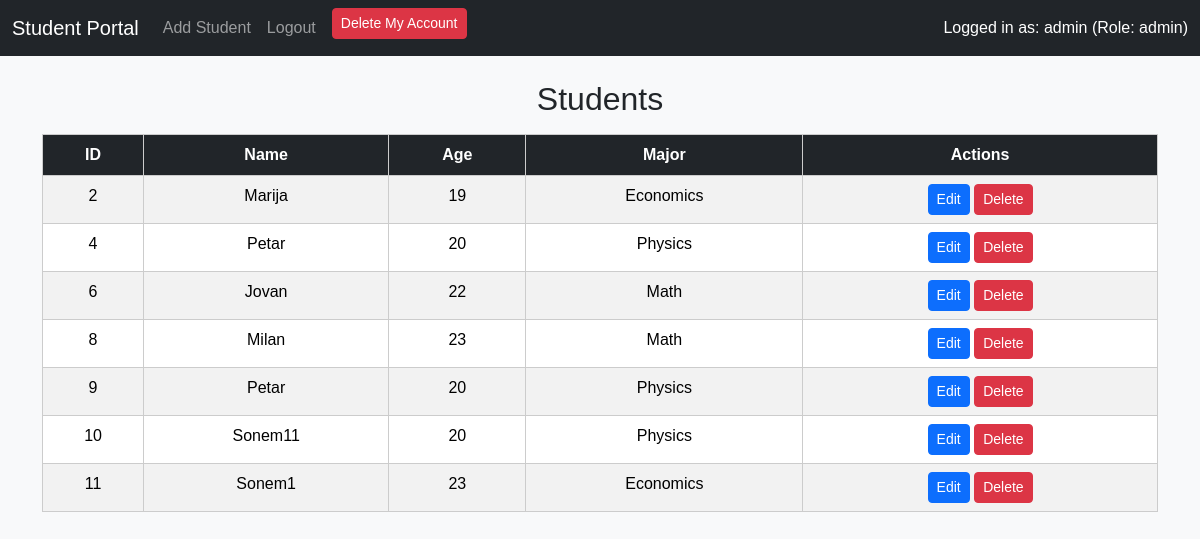
Page / (signed in) on the committed database.
### tables this page shows
CREATE TABLE users (
            id INTEGER PRIMARY KEY AUTOINCREMENT,
            username TEXT UNIQUE,
            password_hash TEXT,
            role TEXT
        );

CREATE TABLE students (
                    id INTEGER PRIMARY KEY AUTOINCREMENT,
                    name TEXT,
                    age INTEGER,
                    major TEXT
                );

### app.py (the view)
@app.route("/")
@login_required
def index():
    if current_user.role == "admin":
        students = db.fetch_all()
    else:
        students = db.conn.execute(
            "SELECT * FROM students WHERE name=?",
            (current_user.username,)
        ).fetchall()
    return render_template("index.html", students=students)

### app.py (called while the page is built)
@login_manager.user_loader
def load_user(user_id):
    user = db.conn.execute("SELECT * FROM users WHERE id=?", (user_id,)).fetchone()
    if user:
        return User(user[0], user[1], user[3])
    return None

### database.py (called while the page is built)
    def fetch_all(self):
        return self.conn.execute("SELECT * FROM students").fetchall()

### templates/index.html (shortened to what this page needs)
<!DOCTYPE html>
<html>
<head>
    <link rel="stylesheet" href="https://cdn.jsdelivr.net/npm/bootstrap@5.3.2/dist/css/bootstrap.min.css">
    <link rel="stylesheet" href="/static/style.css">
</head>
<body class="bg-light">
    <nav class="navbar navbar-expand-lg navbar-dark bg-dark mb-4">
        <div class="container-fluid">
            <a class="navbar-brand" href="/">Student Portal</a>
            <div class="collapse navbar-collapse">
                <ul class="navbar-nav me-auto">
                    {% if current_user.is_authenticated %}
                        <li class="nav-item"><a class="nav-link" href="/add">Add Student</a></li>
                        <li class="nav-item"><a class="nav-link" href="/logout">Logout</a></li>
                        <li class="nav-item">
                            <form action="/delete_account" method="POST" style="display:inline;">
                                <button type="submit" class="btn btn-danger btn-sm ms-2">Delete My Account</button>
                            </form>
                        </li>
                    {% else %}
                        <li class="nav-item"><a class="nav-link" href="/login">Login</a></li>
                    {% endif %}
                </ul>
                {% if current_user.is_authenticated %}
                    <span class="navbar-text text-white">
                        Logged in as: {{ current_user.username }} (Role: {{ current_user.role }})
                    </span>
                {% endif %}
            </div>
        </div>
    </nav>
    <div class="container">
        <h2 class="mb-3">Students</h2>
        <table class="table table-striped">
            <thead class="table-dark">
                <tr><th>ID</th><th>Name</th><th>Age</th><th>Major</th><th>Actions</th></tr>
            </thead>
            <tbody>
                {% for s in students %}
                <tr>
                    <td>{{ s[0] }}</td>
                    <td>{{ s[1] }}</td>
                    <td>{{ s[2] }}</td>
                    <td>{{ s[3] }}</td>
                    <td>
                        <a href="/edit/{{ s[0] }}" class="btn btn-primary btn-sm">Edit</a>
                        {% if current_user.role == "admin" %}
                            <a href="/delete/{{ s[0] }}" class="btn btn-danger btn-sm">Delete</a>
                        {% endif %}
                    </td>
                </tr>
                {% endfor %}
            </tbody>
        </table>
    </div>
</body>
</html>

### static/style.css (style rules this page uses)
body { font-family: Arial, sans-serif; background-color: #f4f6f8; text-align: center; }
table { margin: auto; border-collapse: collapse; width: 80%; }
th, td { border: 1px solid #ccc; padding: 8px; }
th { background-color: #0078D7; color: white; }
a { color: #0078D7; text-decoration: none; }

### rows in the picture
users: username "admin", role "admin"
students: id "2", name "Marija", age "19", major "Economics"
students: id "4", name "Petar", age "20", major "Physics"
students: id "6", name "Jovan", age "22", major "Math"
students: id "8", name "Milan", age "23", major "Math"
students: id "9", name "Petar", age "20", major "Physics"
students: id "10", name "Sonem11", age "20", major "Physics"
students: id "11", name "Sonem1", age "23", major "Economics"
